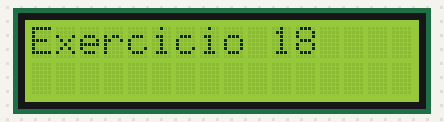
This sketch was run on a simulated Arduino Uno, built with avr-gcc and run on an emulated ATmega328P. Parts: 16×2 character LCD. What the sketch prints to the serial monitor is not drawn.

Above: at 0.1 s.
At 2.1 s:
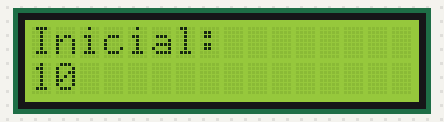
At 6.1 s:
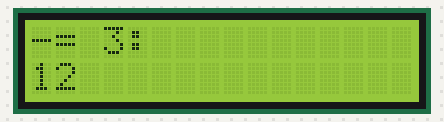
At 8.1 s:
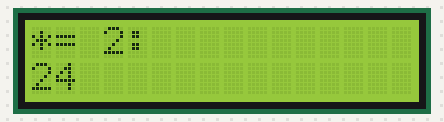
At 10.1 s:
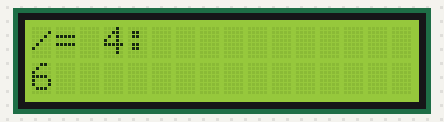
At 14.1 s:
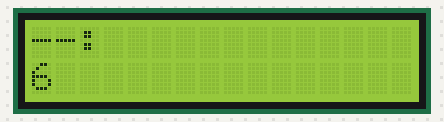

The sketch:

Exercicio_18_valores.ino
```cpp
#include <Arduino.h>
#include <LiquidCrystal.h>

// Define os pinos de conexão com o LCD
const int rs = 11;
const int en = 12;
const int d4 = 5;
const int d5 = 4;
const int d6 = 3;
const int d7 = 2;

// Inicializa o objeto LiquidCrystal com os pinos definidos
LiquidCrystal lcd(rs, en, d4, d5, d6, d7);

void setup() {
  // Inicializa a comunicação serial
  Serial.begin(9600);

  // Inicializa o LCD
  lcd.begin(16, 2); // Configura o LCD com 16 colunas e 2 linhas

  // Exibe "Exercicio 18" no LCD
  lcd.clear();
  lcd.setCursor(0, 0);
  lcd.print("Exercicio 18");
  delay(2000); // Aguarda 2 segundos para exibir o título

  // Declara uma variável int com valor inicial 10
  int valor = 10;

  // Exibe o valor inicial no monitor serial
  Serial.println("Exercicio 18: Alterar Valores com Operadores");
  Serial.print("Valor inicial: ");
  Serial.println(valor);

  // Exibe o valor inicial no LCD
  lcd.clear();
  lcd.setCursor(0, 0);
  lcd.print("Inicial:");
  lcd.setCursor(0, 1);
  lcd.print(valor);
  delay(2000);

  // Usa o operador +=
  valor += 5; // Adiciona 5
  Serial.print("Apos += 5: ");
  Serial.println(valor);
  lcd.clear();
  lcd.setCursor(0, 0);
  lcd.print("+= 5:");
  lcd.setCursor(0, 1);
  lcd.print(valor);
  delay(2000);

  // Usa o operador -=
  valor -= 3; // Subtrai 3
  Serial.print("Apos -= 3: ");
  Serial.println(valor);
  lcd.clear();
  lcd.setCursor(0, 0);
  lcd.print("-= 3:");
  lcd.setCursor(0, 1);
  lcd.print(valor);
  delay(2000);

  // Usa o operador *=
  valor *= 2; // Multiplica por 2
  Serial.print("Apos *= 2: ");
  Serial.println(valor);
  lcd.clear();
  lcd.setCursor(0, 0);
  lcd.print("*= 2:");
  lcd.setCursor(0, 1);
  lcd.print(valor);
  delay(2000);

  // Usa o operador /=
  valor /= 4; // Divide por 4
  Serial.print("Apos /= 4: ");
  Serial.println(valor);
  lcd.clear();
  lcd.setCursor(0, 0);
  lcd.print("/= 4:");
  lcd.setCursor(0, 1);
  lcd.print(valor);
  delay(2000);

  // Usa o operador ++
  valor++; // Incrementa 1
  Serial.print("Apos ++: ");
  Serial.println(valor);
  lcd.clear();
  lcd.setCursor(0, 0);
  lcd.print("++:");
  lcd.setCursor(0, 1);
  lcd.print(valor);
  delay(2000);

  // Usa o operador --
  valor--; // Decrementa 1
  Serial.print("Apos --: ");
  Serial.println(valor);
  lcd.clear();
  lcd.setCursor(0, 0);
  lcd.print("--:");
  lcd.setCursor(0, 1);
  lcd.print(valor);
  delay(2000);
}

void loop() {
  // Não é necessário repetir nada no loop
}
```

Measured:
- what the display in image 1 shows lasts 2.0 s, from 2.1 s to 4.1 s
